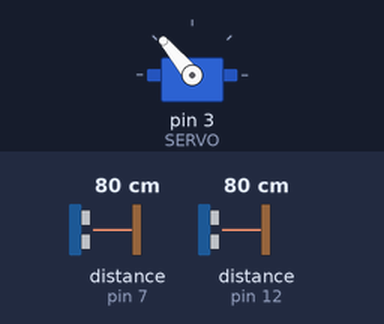
A sketch run on a simulated Arduino Uno, built with avr-gcc and run on an emulated ATmega328P. Parts: servo. Wiring (inferred from the names in the program): 2 × ultrasonic range finder: trigger pin 6, echo pin 7 / trigger pin 11, echo pin 12. The inputs (shaded band) are chosen by the test bench; at power-on: distance to the obstacle (sensors on pin 7, pin 12) 80 cm. The echo pulse lasts 58.3 µs per cm; what the sketch prints to the serial monitor is not drawn.

Above: at 1.8 s.
1.9 s: distance to the obstacle (sensor on pin 7) set to 33 cm
4.2 s: distance to the obstacle (sensor on pin 7) set to 28 cm
At 7.2 s:
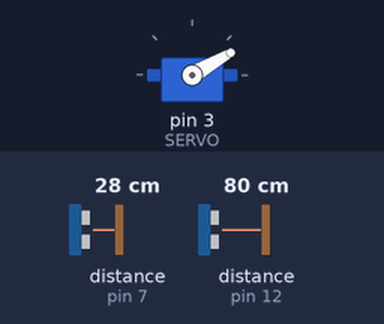
7.5 s: distance to the obstacle (sensor on pin 12) set to 33 cm
10.7 s: distance to the obstacle (sensor on pin 12) set to 28 cm
At 13.4 s:
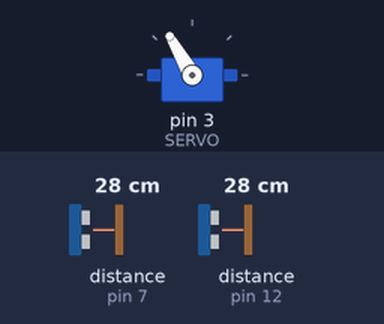
14.8 s: distance to the obstacle (sensor on pin 12) set to 35 cm
At 15.7 s:
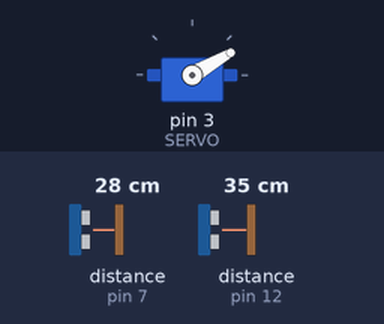
16.3 s: distance to the obstacle (sensor on pin 12) set to 2 cm
At 18.7 s:
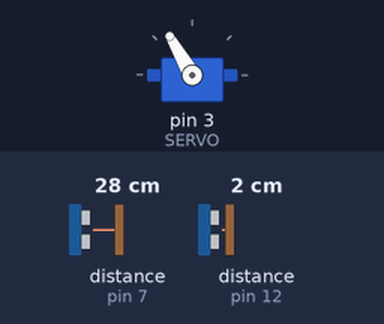
Timing chart, 0 to 21.4 s (numbered marks = the images above; inputs shaded):
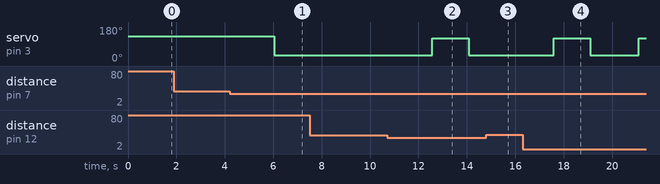

The sketch:

door_auto.ino
```cpp
#include <Servo.h>
#define SERVO 3
//#define SWITCH 10
#define trigPinA 6
#define echoPinA 7
#define trigPinB 11
#define echoPinB 12
int people = 0;


Servo myServo;
boolean isOpen;
int switchInput;

void setup() {
  Serial.begin(9600);
  myServo.attach(SERVO);
  //  pinMode(SWITCH, INPUT);
  pinMode(trigPinA, OUTPUT);
  pinMode(echoPinA, INPUT);
  pinMode(trigPinB, OUTPUT);
  pinMode(echoPinB, INPUT);
  //  isOpen = false;
  myServo.write(130);
}
long checkA()
{
  long duration, distanceA, distanceB;
  digitalWrite(trigPinA, LOW);
  delayMicroseconds(2);
  digitalWrite(trigPinA, HIGH);
  delayMicroseconds(10);
  digitalWrite(trigPinA, LOW);
  duration = pulseIn(echoPinA, HIGH);
  distanceA = (duration / 2.0) / 29.1;
    Serial.print("A: ");
    Serial.println(distanceA);
  delay(500);

  return distanceA;
}
long checkB()
{
  long duration, distanceA, distanceB;
  digitalWrite(trigPinB, LOW);
  delayMicroseconds(2);
  digitalWrite(trigPinB, HIGH);
  delayMicroseconds(10);
  digitalWrite(trigPinB, LOW);
  duration = pulseIn(echoPinB, HIGH);
  distanceB = (duration / 2.0) / 29.1;
    Serial.print("B: ");
    Serial.println(distanceB);
  delay(500);

  return distanceB;
}
void loop() {


  if (checkA() < 30) {
    Serial.print("A: ");
    Serial.println(checkA());
    myServo.write(30);
    while (1)
    {
      Serial.print("A2: ");
      Serial.println(checkA());
      Serial.print("inwhile: ");
      delay(500);
      if (checkB() < 30) {
        Serial.print("B2: ");
        Serial.println(checkB());
        myServo.write(120);
        people++;
        Serial.print("People: ");
  Serial.println(people);
        Serial.print("out: ");
        break;
      }
    }
    delay(500);
  }
  else if (checkB() < 30) {
    Serial.print("B: ");
    Serial.println(checkB());
    myServo.write(30);
    while (1)
    {
      Serial.print("inwhile: ");
      if (checkA() < 30) {
        //delay(500);
        Serial.print("A: ");
        Serial.println(checkA());
        myServo.write(120);
        people--;
        Serial.print("People: ");
  Serial.println(people);
        Serial.print("out: ");
        break;
      }
    }
    delay(500);
  }
}
```

Measured:
- the behaviour switches between 31 and 30 cm on distance to the obstacle (sensor on pin 7) (found by bisection; images 0 and 1)
- the behaviour switches between 31 and 30 cm on distance to the obstacle (sensor on pin 12) (found by bisection; images 1 and 2)
- after the input at 1.9 s, every drawn part: stays the same
- after the input at 4.2 s, servo on pin 3 (SERVO): 130° → 30° after 1.9 s
- after the input at 7.5 s, every drawn part: stays the same
- after the input at 10.7 s, servo on pin 3 (SERVO): 30° → 120° after 1.9 s, → 30° 1.5 s later
- after the input at 14.8 s, servo on pin 3 (SERVO): stays 30° (without the input it goes to 120° after 1.3 s)
- after the input at 16.3 s, servo on pin 3 (SERVO): 30° → 120° after 1.3 s, → 30° 1.5 s later, → 120° 2.0 s later
